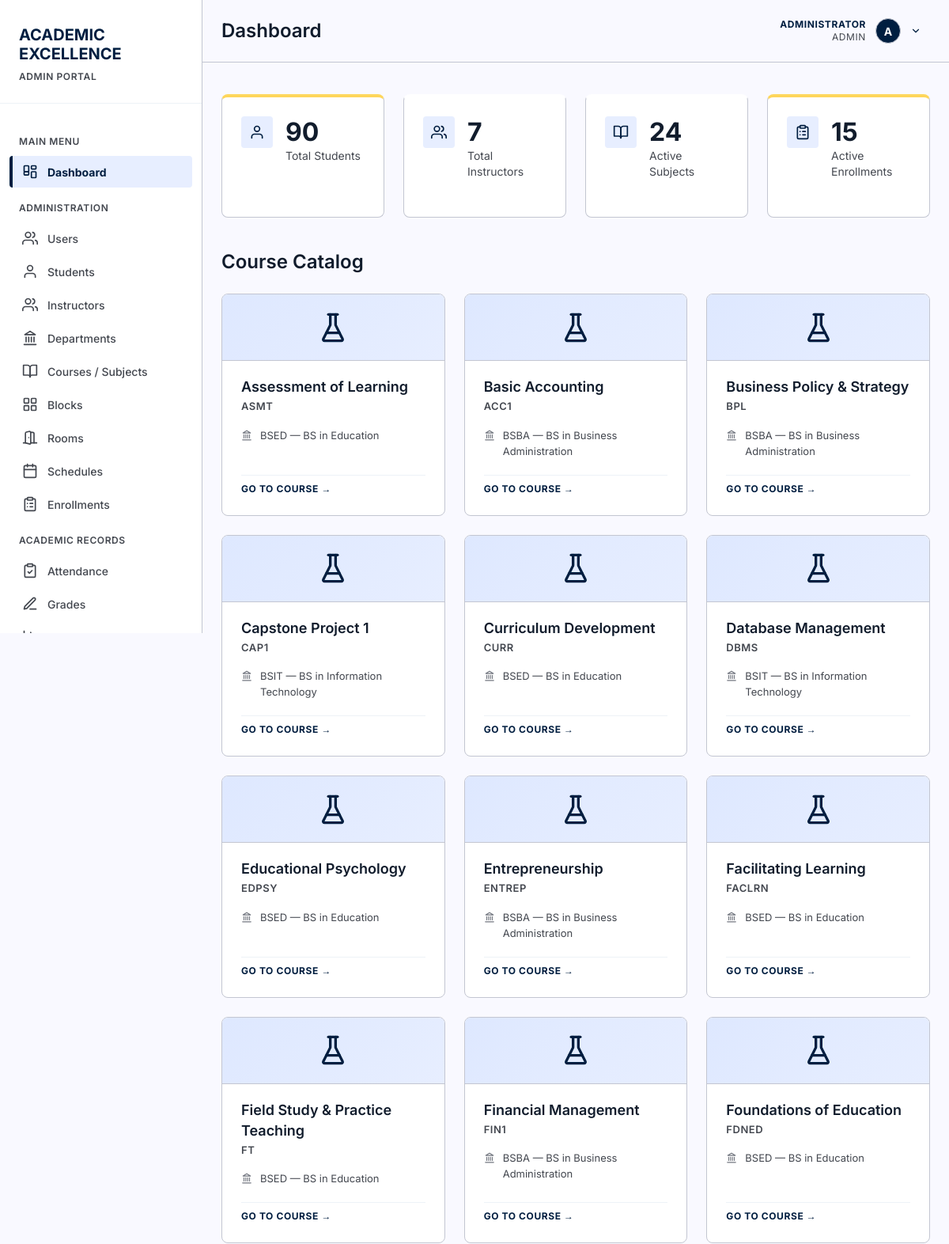
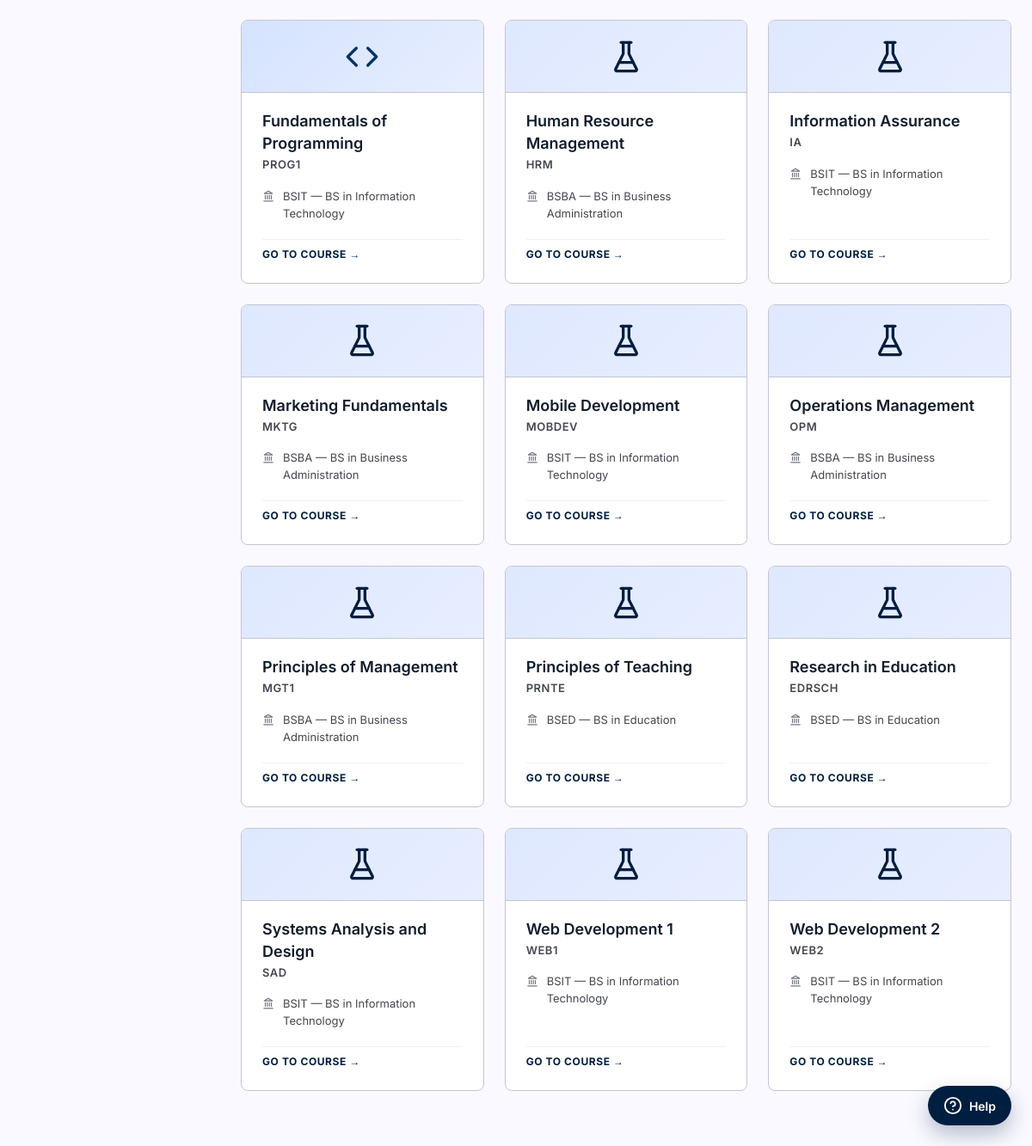
The page /index.php (signed in) on the database its author committed (2 pictures, top to bottom).
### tables this page shows
CREATE TABLE "users" (
                    id INTEGER PRIMARY KEY AUTOINCREMENT,
                    username TEXT NOT NULL UNIQUE,
                    password TEXT NOT NULL,
                    full_name TEXT NOT NULL,
                    email TEXT UNIQUE,
                    role TEXT NOT NULL DEFAULT 'student' CHECK(role IN ('admin', 'instructor', 'student')),
                    is_active INTEGER NOT NULL DEFAULT 1 CHECK(is_active IN (0, 1)),
                    last_login_at DATETIME,
                    created_at DATETIME NOT NULL DEFAULT CURRENT_TIMESTAMP,
                    updated_at DATETIME NOT NULL DEFAULT CURRENT_TIMESTAMP
                );

CREATE TABLE subjects (
        id INTEGER PRIMARY KEY AUTOINCREMENT,
        subject_code TEXT UNIQUE NOT NULL,
        subject_name TEXT NOT NULL,
        description TEXT,
        credits INTEGER DEFAULT 3,
        created_at TIMESTAMP DEFAULT CURRENT_TIMESTAMP
    , department_id INTEGER REFERENCES departments(id) ON DELETE SET NULL, course_level INTEGER, is_active INTEGER NOT NULL DEFAULT 1 CHECK(is_active IN (0, 1)), updated_at DATETIME);

### includes/auth.php (called while the page is built, shortened)
<?php
require_once __DIR__ . '/../config/database.php';
function currentUser() {
    static $user = false;
    if ($user === false) {
        $db = getDB();
        $stmt = $db->prepare("SELECT * FROM users WHERE id = :id AND is_active = 1");
        $stmt->execute([':id' => (int) $_SESSION['user_id']]);
        $user = $stmt->fetch() ?: null;
    }
    return $user;
}
function isLoggedIn() {
    return currentUser() !== null;
}
function requireLogin() {
    if (!isLoggedIn()) {
        header('Location: ' . baseUrl() . 'login.php');
        exit();
    }
}
function roleLabel($role) {
    return [
        'admin'      => 'Admin',
        'instructor' => 'Teacher',
        'student'    => 'Student'
    ][$role] ?? ucfirst((string) $role);
}

### config/database.php (called while the page is built, shortened)
<?php
function getDB() {
    static $db = null;
    if ($db === null) {
        try {
            $db = new PDO('sqlite:' . DB_PATH);
            $db->setAttribute(PDO::ATTR_ERRMODE, PDO::ERRMODE_EXCEPTION);
            $db->setAttribute(PDO::ATTR_DEFAULT_FETCH_MODE, PDO::FETCH_ASSOC);
            $db->exec('PRAGMA foreign_keys = ON');
        } catch (PDOException $e) {
            die("Database connection failed: " . $e->getMessage());
        }
    }
    return $db;
}
function querySingle($sql) {
    $db = getDB();
    $stmt = $db->query($sql);
    return $stmt->fetchColumn();
}

### includes/subject-card.php (the view, shortened to what this page needs)
<?php
$cardSubjectId = (int) ($subject['id'] ?? 0);
$cardSectionId = (int) ($subject['section_id'] ?? 0);
$cardHref = ($assetPrefix ?? '') . 'pages/subject-detail.php?id=' . $cardSubjectId
    . ($cardSectionId ? '&section=' . $cardSectionId : '');
$cardMeta = [];
$department = trim(
    ($subject['department_code'] ?? '')
    . (!empty($subject['department_code']) && !empty($subject['department_name']) ? ' — ' : '')
    . ($subject['department_name'] ?? '')
);
if ($department !== '') {
    $cardMeta[] = ['landmark', $department];
}
?>
<div class="subject-card">
    <div class="subject-card-icon <?php echo htmlspecialchars($subject['icon_class'] ?? 'science'); ?>">
        <?php echo icon(subjectIcon($subject['icon_class'] ?? 'science'), 40); ?>
    </div>
    <div class="subject-card-body">
        <div class="subject-card-top">
            <h3 class="subject-card-title"><?php echo htmlspecialchars($subject['subject_name']); ?></h3>
        </div>
        <p class="subject-card-section"><?php echo htmlspecialchars($subject['subject_code']); ?></p>
        <?php if ($cardMeta): ?>
        <ul class="subject-card-meta">
            <?php foreach ($cardMeta as $metaItem): ?>
            <li>
                <span class="subject-card-meta-icon"><?php echo icon($metaItem[0], 14); ?></span>
                <span><?php echo htmlspecialchars($metaItem[1]); ?></span>
            </li>
            <?php endforeach; ?>
        </ul>
        <?php endif; ?>
        <a href="<?php echo htmlspecialchars($cardHref); ?>" class="subject-card-link">GO TO COURSE</a>
    </div>
</div>

### includes/header.php (shortened to what this page needs)
<?php
$currentPage = basename($_SERVER['PHP_SELF'], '.php');
$assetPrefix = $currentPage === 'index' ? '' : '../';
$user = currentUser();
$role = $user['role'];
$fullName = $user['full_name'];
$roleLabel = roleLabel($role);
$avatarLetter = strtoupper(substr($fullName, 0, 1));
?>
<!DOCTYPE html>
<html lang="en">
<head>
    <link rel="stylesheet" href="<?php echo $assetPrefix; ?>assets/css/style.css">
</head>
<body>
    <aside class="sidebar">
        <div class="sidebar-header">
            <h1>
                <span class="red">ACADEMIC</span><br>
                <span class="white">EXCELLENCE</span>
            </h1>
            <span class="portal-label"><?php echo strtoupper($roleLabel); ?> PORTAL</span>
        </div>
        <nav class="sidebar-menu">
            <div class="menu-category">Main Menu</div>
            <a href="<?php echo $assetPrefix; ?>index.php" class="menu-item <?php echo $currentPage === 'index' ? 'active' : ''; ?>">
                <span class="icon"><?php echo icon('dashboard'); ?></span>
                Dashboard
            </a>
            <?php if ($role === 'admin'): ?>
                <div class="menu-category">Administration</div>
                <a href="<?php echo $assetPrefix; ?>pages/users.php" class="menu-item <?php echo $currentPage === 'users' ? 'active' : ''; ?>">
                    <span class="icon"><?php echo icon('users'); ?></span>
                    Users
                </a>
                <a href="<?php echo $assetPrefix; ?>pages/students.php" class="menu-item <?php echo $currentPage === 'students' ? 'active' : ''; ?>">
                    <span class="icon"><?php echo icon('user'); ?></span>
                    Students
                </a>
                <a href="<?php echo $assetPrefix; ?>pages/instructors.php" class="menu-item <?php echo $currentPage === 'instructors' ? 'active' : ''; ?>">
                    <span class="icon"><?php echo icon('users'); ?></span>
                    Instructors
                </a>
                <a href="<?php echo $assetPrefix; ?>pages/departments.php" class="menu-item <?php echo $currentPage === 'departments' ? 'active' : ''; ?>">
                    <span class="icon"><?php echo icon('landmark'); ?></span>
                    Departments
                </a>
                <a href="<?php echo $assetPrefix; ?>pages/manage-subjects.php" class="menu-item <?php echo $currentPage === 'manage-subjects' ? 'active' : ''; ?>">
                    <span class="icon"><?php echo icon('book-open'); ?></span>
                    Courses / Subjects
                </a>
                <a href="<?php echo $assetPrefix; ?>pages/blocks.php" class="menu-item <?php echo $currentPage === 'blocks' ? 'active' : ''; ?>">
                    <span class="icon"><?php echo icon('grid'); ?></span>
                    Blocks
                </a>
                <a href="<?php echo $assetPrefix; ?>pages/rooms.php" class="menu-item <?php echo $currentPage === 'rooms' ? 'active' : ''; ?>">
                    <span class="icon"><?php echo icon('door'); ?></span>
                    Rooms
                </a>
                <a href="<?php echo $assetPrefix; ?>pages/schedules.php" class="menu-item <?php echo $currentPage === 'schedules' ? 'active' : ''; ?>">
                    <span class="icon"><?php echo icon('calendar'); ?></span>
                    Schedules
                </a>
                <a href="<?php echo $assetPrefix; ?>pages/enrollments.php" class="menu-item <?php echo $currentPage === 'enrollments' ? 'active' : ''; ?>">
                    <span class="icon"><?php echo icon('clipboard-list'); ?></span>
                    Enrollments
                </a>
                <div class="menu-category">Academic Records</div>
                <a href="<?php echo $assetPrefix; ?>pages/attendance.php" class="menu-item <?php echo $currentPage === 'attendance' ? 'active' : ''; ?>">
                    <span class="icon"><?php echo icon('clipboard-check'); ?></span>
                    Attendance
                </a>
                <a href="<?php echo $assetPrefix; ?>pages/grades.php" class="menu-item <?php echo $currentPage === 'grades' ? 'active' : ''; ?>">
                    <span class="icon"><?php echo icon('pen-line'); ?></span>
                    Grades
                </a>
                <a href="<?php echo $assetPrefix; ?>pages/reports.php" class="menu-item <?php echo $currentPage === 'reports' ? 'active' : ''; ?>">
                    <span class="icon"><?php echo icon('bar-chart'); ?></span>
                </a>
            <?php endif; ?>
        </nav>
    </aside>
    <div class="main-content">
        <header class="top-header">
            <h1 class="page-title"><?php echo $pageTitle ?? 'Dashboard'; ?></h1>
            <div class="user-info">
                <div class="user-menu">
                    <button class="user-menu-toggle" type="button" aria-haspopup="true" aria-expanded="false">
                        <div class="user-meta">
                            <span class="user-name"><?php echo htmlspecialchars($fullName); ?></span>
                            <span class="user-role"><?php echo $roleLabel; ?></span>
                        </div>
                        <div class="user-avatar"><?php echo $avatarLetter; ?></div>
                        <?php echo icon('chevron-down', 14); ?>
                    </button>
                </div>
            </div>
        </header>
        <div class="page-content">

### includes/icons.php (shortened to what this page needs)
<?php
function icon($name, $size = 20) {
    return '<svg xmlns="http://www.w3.org/2000/svg" width="' . $size . '" height="' . $size
        . '" viewBox="0 0 24 24" fill="none" stroke="currentColor" stroke-width="2"'
        . ' stroke-linecap="round" stroke-linejoin="round" aria-hidden="true">'
        . $icons[$name] . '</svg>';
}
function subjectIcon($class) {
    return [
        'math'        => 'sigma',
        'english'     => 'book',
        'biology'     => 'dna',
        'programming' => 'code'
    ][$class] ?? 'flask';
}

### index.php (shortened to what this page needs)
<?php
require_once 'includes/functions.php';
requireLogin();
$pageTitle = 'Dashboard';
$db = getDB();
$user = currentUser();
$role = $user['role'];
$stats = [];
if ($role === 'admin') {
    $stats = [
        ['user', querySingle("SELECT COUNT(*) FROM students"), 'Total Students'],
        ['users', querySingle("SELECT COUNT(*) FROM instructors"), 'Total Instructors'],
        ['book-open', querySingle("SELECT COUNT(*) FROM subjects WHERE is_active = 1"), 'Active Subjects'],
        ['clipboard-list', querySingle("SELECT COUNT(*) FROM enrollments WHERE status = 'Enrolled'"), 'Active Enrollments']
    ];
}
$iconClass = "
    CASE
        WHEN s.subject_code LIKE 'MATH%' THEN 'math'
        WHEN s.subject_code LIKE 'ENG%' THEN 'english'
        WHEN s.subject_code LIKE 'BIO%' THEN 'biology'
        WHEN s.subject_code LIKE 'CS%' OR s.subject_code LIKE 'PROG%' THEN 'programming'
        ELSE 'science'
    END
";
$subjects = [];
if ($role === 'student') {
    $stmt = $db->prepare("
        SELECT s.subject_name, s.subject_code, s.id,
               $iconClass AS icon_class,
               cs.id AS section_id, cs.section_code, cs.schedule, cs.room,
               r.floor AS room_floor,
               d.department_code, d.department_name,
               ins.first_name, ins.last_name
        FROM enrollments e
        JOIN course_sections cs ON e.section_id = cs.id
        JOIN subjects s ON cs.subject_id = s.id
        JOIN instructors ins ON cs.instructor_id = ins.id
        LEFT JOIN departments d ON s.department_id = d.id
        LEFT JOIN rooms r ON r.room_code = cs.room
        WHERE e.student_id = :sid AND e.status = 'Enrolled'
        ORDER BY s.subject_name
    ");
    $stmt->execute([':sid' => $student['id']]);
    $subjects = $stmt->fetchAll();
} else {
    $subjects = $db->query("
        SELECT s.subject_name, s.subject_code, s.id,
               $iconClass AS icon_class,
               NULL AS section_id, NULL AS section_code, NULL AS schedule,
               NULL AS room, NULL AS room_floor,
               d.department_code, d.department_name,
               NULL AS first_name, NULL AS last_name
        FROM subjects s
        LEFT JOIN departments d ON s.department_id = d.id
        WHERE s.is_active = 1
        ORDER BY s.subject_name
    ")->fetchAll();
}
include 'includes/header.php';
?>
<div class="dashboard-stats">
    <?php foreach ($stats as $stat): ?>
    <div class="stat-card">
        <div class="stat-icon"><?php echo icon($stat[0], 20); ?></div>
        <div class="stat-info">
            <h3><?php echo $stat[1]; ?></h3>
            <p><?php echo $stat[2]; ?></p>
        </div>
    </div>
    <?php endforeach; ?>
</div>
<div class="subjects-header">
    <h2><?php echo $role === 'admin' ? 'Course Catalog' : 'My Subjects'; ?></h2>
</div>
<div class="subjects-grid">
    <?php foreach ($subjects as $subject): ?>
        <?php include 'includes/subject-card.php'; ?>
    <?php endforeach; ?>
</div>
<?php include 'includes/footer.php'; ?>

### rows shown on the page
users: role "ADMIN", full_name "ADMINISTRATOR", full_name "A"
subjects: $size 40 (drawn), subject_name "Assessment of Learning", subject_code "ASMT", $size 14 (drawn), metaItem "BSED — BS in Education"
subjects: $size 40 (drawn), subject_name "Basic Accounting", subject_code "ACC1", $size 14 (drawn), metaItem "BSBA — BS in Business Administration"
subjects: $size 40 (drawn), subject_name "Business Policy & Strategy", subject_code "BPL", $size 14 (drawn), metaItem "BSBA — BS in Business Administration"
subjects: $size 40 (drawn), subject_name "Capstone Project 1", subject_code "CAP1", $size 14 (drawn), metaItem "BSIT — BS in Information Technology"
subjects: $size 40 (drawn), subject_name "Curriculum Development", subject_code "CURR", $size 14 (drawn), metaItem "BSED — BS in Education"
subjects: $size 40 (drawn), subject_name "Database Management", subject_code "DBMS", $size 14 (drawn), metaItem "BSIT — BS in Information Technology"
subjects: $size 40 (drawn), subject_name "Educational Psychology", subject_code "EDPSY", $size 14 (drawn), metaItem "BSED — BS in Education"
subjects: $size 40 (drawn), subject_name "Entrepreneurship", subject_code "ENTREP", $size 14 (drawn), metaItem "BSBA — BS in Business Administration"
subjects: $size 40 (drawn), subject_name "Facilitating Learning", subject_code "FACLRN", $size 14 (drawn), metaItem "BSED — BS in Education"
subjects: $size 40 (drawn), subject_name "Field Study & Practice Teaching", subject_code "FT", $size 14 (drawn), metaItem "BSED — BS in Education"
subjects: $size 40 (drawn), subject_name "Financial Management", subject_code "FIN1", $size 14 (drawn), metaItem "BSBA — BS in Business Administration"
subjects: $size 40 (drawn), subject_name "Foundations of Education", subject_code "FDNED", $size 14 (drawn), metaItem "BSED — BS in Education"
subjects: $size 40 (drawn), subject_name "Fundamentals of Programming", subject_code "PROG1", $size 14 (drawn), metaItem "BSIT — BS in Information Technology"
subjects: $size 40 (drawn), subject_name "Human Resource Management", subject_code "HRM", $size 14 (drawn), metaItem "BSBA — BS in Business Administration"
subjects: $size 40 (drawn), subject_name "Information Assurance", subject_code "IA", $size 14 (drawn), metaItem "BSIT — BS in Information Technology"
subjects: $size 40 (drawn), subject_name "Marketing Fundamentals", subject_code "MKTG", $size 14 (drawn), metaItem "BSBA — BS in Business Administration"
subjects: $size 40 (drawn), subject_name "Mobile Development", subject_code "MOBDEV", $size 14 (drawn), metaItem "BSIT — BS in Information Technology"
subjects: $size 40 (drawn), subject_name "Operations Management", subject_code "OPM", $size 14 (drawn), metaItem "BSBA — BS in Business Administration"
subjects: $size 40 (drawn), subject_name "Principles of Management", subject_code "MGT1", $size 14 (drawn), metaItem "BSBA — BS in Business Administration"
subjects: $size 40 (drawn), subject_name "Principles of Teaching", subject_code "PRNTE", $size 14 (drawn), metaItem "BSED — BS in Education"
subjects: $size 40 (drawn), subject_name "Research in Education", subject_code "EDRSCH", $size 14 (drawn), metaItem "BSED — BS in Education"
subjects: $size 40 (drawn), subject_name "Systems Analysis and Design", subject_code "SAD", $size 14 (drawn), metaItem "BSIT — BS in Information Technology"
subjects: $size 40 (drawn), subject_name "Web Development 1", subject_code "WEB1", $size 14 (drawn), metaItem "BSIT — BS in Information Technology"
subjects: $size 40 (drawn), subject_name "Web Development 2", subject_code "WEB2", $size 14 (drawn), metaItem "BSIT — BS in Information Technology"

### other values the page prints
$pageTitle "Dashboard"
$stat[1] "90"
$stat[2] "Total Students"
$stat[1] "7"
$stat[2] "Total Instructors"
$stat[1] "24"
$stat[2] "Active Subjects"
$stat[1] "15"
$stat[2] "Active Enrollments"
